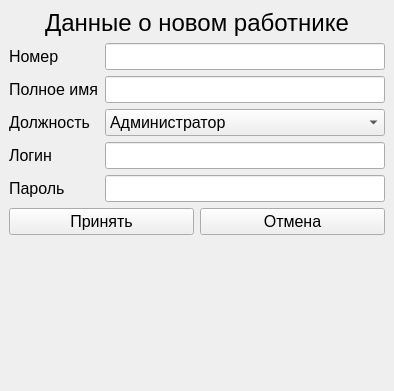
<?xml version="1.0" encoding="UTF-8"?>
<ui version="4.0">
 <class>AddRecordWorker_window</class>
 <widget class="QMainWindow" name="AddRecordWorker_window">
  <property name="geometry">
   <rect>
    <x>0</x>
    <y>0</y>
    <width>394</width>
    <height>391</height>
   </rect>
  </property>
  <property name="windowTitle">
   <string>MainWindow</string>
  </property>
  <widget class="QWidget" name="centralwidget">
   <layout class="QVBoxLayout" name="verticalLayout">
    <item>
     <widget class="QLabel" name="label">
      <property name="sizePolicy">
       <sizepolicy hsizetype="Preferred" vsizetype="Fixed">
        <horstretch>0</horstretch>
        <verstretch>0</verstretch>
       </sizepolicy>
      </property>
      <property name="font">
       <font>
        <pointsize>18</pointsize>
       </font>
      </property>
      <property name="text">
       <string>Данные о новом работнике</string>
      </property>
      <property name="alignment">
       <set>Qt::AlignCenter</set>
      </property>
     </widget>
    </item>
    <item>
     <layout class="QGridLayout" name="gridLayout">
      <item row="3" column="1">
       <widget class="QLineEdit" name="leLogin">
        <property name="font">
         <font>
          <pointsize>12</pointsize>
         </font>
        </property>
       </widget>
      </item>
      <item row="1" column="0">
       <widget class="QLabel" name="label_3">
        <property name="font">
         <font>
          <pointsize>12</pointsize>
         </font>
        </property>
        <property name="text">
         <string>Полное имя</string>
        </property>
       </widget>
      </item>
      <item row="1" column="1">
       <widget class="QLineEdit" name="leFullName">
        <property name="font">
         <font>
          <pointsize>12</pointsize>
         </font>
        </property>
       </widget>
      </item>
      <item row="0" column="1">
       <widget class="QLineEdit" name="leNumber">
        <property name="font">
         <font>
          <pointsize>12</pointsize>
         </font>
        </property>
       </widget>
      </item>
      <item row="0" column="0">
       <widget class="QLabel" name="label_2">
        <property name="font">
         <font>
          <pointsize>12</pointsize>
         </font>
        </property>
        <property name="text">
         <string>Номер</string>
        </property>
       </widget>
      </item>
      <item row="4" column="1">
       <widget class="QLineEdit" name="lePassword">
        <property name="font">
         <font>
          <pointsize>12</pointsize>
         </font>
        </property>
       </widget>
      </item>
      <item row="2" column="0">
       <widget class="QLabel" name="label_4">
        <property name="font">
         <font>
          <pointsize>12</pointsize>
         </font>
        </property>
        <property name="text">
         <string>Должность</string>
        </property>
       </widget>
      </item>
      <item row="3" column="0">
       <widget class="QLabel" name="label_5">
        <property name="font">
         <font>
          <pointsize>12</pointsize>
         </font>
        </property>
        <property name="text">
         <string>Логин</string>
        </property>
       </widget>
      </item>
      <item row="2" column="1">
       <widget class="QComboBox" name="cbPosition">
        <property name="font">
         <font>
          <pointsize>12</pointsize>
         </font>
        </property>
        <item>
         <property name="text">
          <string>Администратор</string>
         </property>
        </item>
        <item>
         <property name="text">
          <string>Снабженец</string>
         </property>
        </item>
        <item>
         <property name="text">
          <string>Официант</string>
         </property>
        </item>
       </widget>
      </item>
      <item row="4" column="0">
       <widget class="QLabel" name="label_6">
        <property name="font">
         <font>
          <pointsize>12</pointsize>
         </font>
        </property>
        <property name="text">
         <string>Пароль</string>
        </property>
       </widget>
      </item>
      <item row="6" column="0" colspan="2">
       <layout class="QHBoxLayout" name="horizontalLayout_2">
        <item>
         <widget class="QPushButton" name="btnAccept">
          <property name="font">
           <font>
            <pointsize>12</pointsize>
           </font>
          </property>
          <property name="text">
           <string>Принять</string>
          </property>
         </widget>
        </item>
        <item>
         <widget class="QPushButton" name="btnCancel">
          <property name="font">
           <font>
            <pointsize>12</pointsize>
           </font>
          </property>
          <property name="text">
           <string>Отмена</string>
          </property>
         </widget>
        </item>
       </layout>
      </item>
     </layout>
    </item>
    <item>
     <spacer name="verticalSpacer">
      <property name="orientation">
       <enum>Qt::Vertical</enum>
      </property>
      <property name="sizeHint" stdset="0">
       <size>
        <width>20</width>
        <height>40</height>
       </size>
      </property>
     </spacer>
    </item>
   </layout>
  </widget>
 </widget>
 <resources/>
 <connections/>
</ui>
